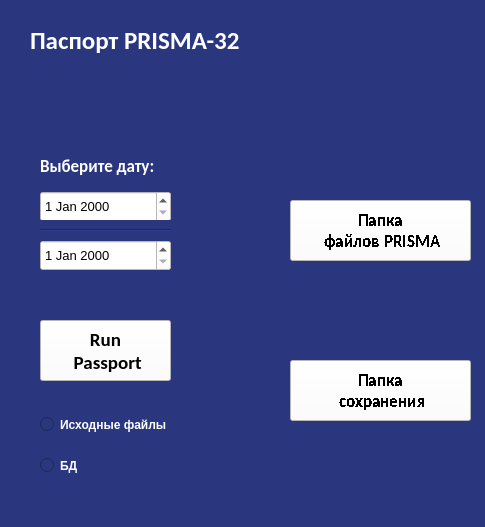
<?xml version="1.0" encoding="UTF-8"?>
<ui version="4.0">
 <class>MainWindow</class>
 <widget class="QMainWindow" name="MainWindow">
  <property name="geometry">
   <rect>
    <x>0</x>
    <y>0</y>
    <width>485</width>
    <height>527</height>
   </rect>
  </property>
  <property name="font">
   <font>
    <italic>false</italic>
    <strikeout>false</strikeout>
   </font>
  </property>
  <property name="focusPolicy">
   <enum>Qt::TabFocus</enum>
  </property>
  <property name="contextMenuPolicy">
   <enum>Qt::PreventContextMenu</enum>
  </property>
  <property name="windowTitle">
   <string>Passport PRISMA</string>
  </property>
  <property name="styleSheet">
   <string notr="true">background-color: rgb(42, 55, 127);
color: rgb(255, 255, 255);
</string>
  </property>
  <widget class="QWidget" name="centralwidget">
   <widget class="QPushButton" name="runPassport">
    <property name="geometry">
     <rect>
      <x>40</x>
      <y>320</y>
      <width>131</width>
      <height>61</height>
     </rect>
    </property>
    <property name="font">
     <font>
      <family>Calibri</family>
      <pointsize>14</pointsize>
      <weight>75</weight>
      <bold>true</bold>
     </font>
    </property>
    <property name="styleSheet">
     <string notr="true">background-color: rgb(255, 255, 255);
color: rgb(0, 0, 0);</string>
    </property>
    <property name="text">
     <string>Run 
 Passport</string>
    </property>
   </widget>
   <widget class="QDateEdit" name="dateEdit">
    <property name="geometry">
     <rect>
      <x>40</x>
      <y>191</y>
      <width>131</width>
      <height>31</height>
     </rect>
    </property>
    <property name="font">
     <font>
      <pointsize>10</pointsize>
     </font>
    </property>
    <property name="styleSheet">
     <string notr="true">background-color: rgb(255, 255, 255);
color: rgb(0, 0, 0);</string>
    </property>
   </widget>
   <widget class="QDateEdit" name="dateEdit_2">
    <property name="geometry">
     <rect>
      <x>40</x>
      <y>240</y>
      <width>131</width>
      <height>31</height>
     </rect>
    </property>
    <property name="font">
     <font>
      <pointsize>10</pointsize>
     </font>
    </property>
    <property name="styleSheet">
     <string notr="true">color: rgb(0, 0, 0);
background-color: rgb(255, 255, 255);</string>
    </property>
   </widget>
   <widget class="QLabel" name="label">
    <property name="geometry">
     <rect>
      <x>30</x>
      <y>20</y>
      <width>321</width>
      <height>41</height>
     </rect>
    </property>
    <property name="font">
     <font>
      <family>Calibri</family>
      <pointsize>19</pointsize>
      <weight>75</weight>
      <bold>true</bold>
     </font>
    </property>
    <property name="autoFillBackground">
     <bool>false</bool>
    </property>
    <property name="text">
     <string>&lt;html&gt;&lt;head/&gt;&lt;body&gt;&lt;p&gt;Паспорт PRISMA-32&lt;/p&gt;&lt;/body&gt;&lt;/html&gt;</string>
    </property>
    <property name="scaledContents">
     <bool>true</bool>
    </property>
   </widget>
   <widget class="Line" name="line">
    <property name="geometry">
     <rect>
      <x>40</x>
      <y>220</y>
      <width>131</width>
      <height>20</height>
     </rect>
    </property>
    <property name="orientation">
     <enum>Qt::Horizontal</enum>
    </property>
   </widget>
   <widget class="QLabel" name="label_4">
    <property name="geometry">
     <rect>
      <x>40</x>
      <y>150</y>
      <width>161</width>
      <height>31</height>
     </rect>
    </property>
    <property name="font">
     <font>
      <family>Calibri</family>
      <pointsize>13</pointsize>
      <weight>75</weight>
      <italic>false</italic>
      <bold>true</bold>
     </font>
    </property>
    <property name="text">
     <string>Выберите дату:</string>
    </property>
   </widget>
   <widget class="QPushButton" name="openDirectory">
    <property name="geometry">
     <rect>
      <x>290</x>
      <y>360</y>
      <width>181</width>
      <height>61</height>
     </rect>
    </property>
    <property name="font">
     <font>
      <family>Calibri</family>
      <pointsize>13</pointsize>
      <weight>75</weight>
      <bold>true</bold>
      <strikeout>false</strikeout>
      <stylestrategy>NoAntialias</stylestrategy>
     </font>
    </property>
    <property name="contextMenuPolicy">
     <enum>Qt::ActionsContextMenu</enum>
    </property>
    <property name="autoFillBackground">
     <bool>false</bool>
    </property>
    <property name="styleSheet">
     <string notr="true">background-color: rgb(255, 255, 255);
color: rgb(0, 0, 0);</string>
    </property>
    <property name="text">
     <string>Папка 
 сохранения</string>
    </property>
    <property name="autoExclusive">
     <bool>true</bool>
    </property>
   </widget>
   <widget class="QPushButton" name="openFileDirectory">
    <property name="geometry">
     <rect>
      <x>290</x>
      <y>200</y>
      <width>181</width>
      <height>61</height>
     </rect>
    </property>
    <property name="font">
     <font>
      <family>Calibri</family>
      <pointsize>13</pointsize>
      <weight>75</weight>
      <bold>true</bold>
      <strikeout>false</strikeout>
      <stylestrategy>NoAntialias</stylestrategy>
     </font>
    </property>
    <property name="contextMenuPolicy">
     <enum>Qt::ActionsContextMenu</enum>
    </property>
    <property name="autoFillBackground">
     <bool>false</bool>
    </property>
    <property name="styleSheet">
     <string notr="true">background-color: rgb(255, 255, 255);
color: rgb(0, 0, 0);</string>
    </property>
    <property name="text">
     <string>Папка 
 файлов PRISMA</string>
    </property>
    <property name="autoExclusive">
     <bool>true</bool>
    </property>
   </widget>
   <widget class="QRadioButton" name="radioButton">
    <property name="geometry">
     <rect>
      <x>40</x>
      <y>409</y>
      <width>171</width>
      <height>31</height>
     </rect>
    </property>
    <property name="font">
     <font>
      <pointsize>9</pointsize>
      <weight>75</weight>
      <bold>true</bold>
     </font>
    </property>
    <property name="text">
     <string>Исходные файлы</string>
    </property>
   </widget>
   <widget class="QRadioButton" name="radioButton_2">
    <property name="geometry">
     <rect>
      <x>40</x>
      <y>450</y>
      <width>171</width>
      <height>31</height>
     </rect>
    </property>
    <property name="font">
     <font>
      <pointsize>9</pointsize>
      <weight>75</weight>
      <bold>true</bold>
     </font>
    </property>
    <property name="text">
     <string>БД</string>
    </property>
   </widget>
  </widget>
  <widget class="QStatusBar" name="statusbar"/>
 </widget>
 <resources/>
 <connections/>
</ui>
